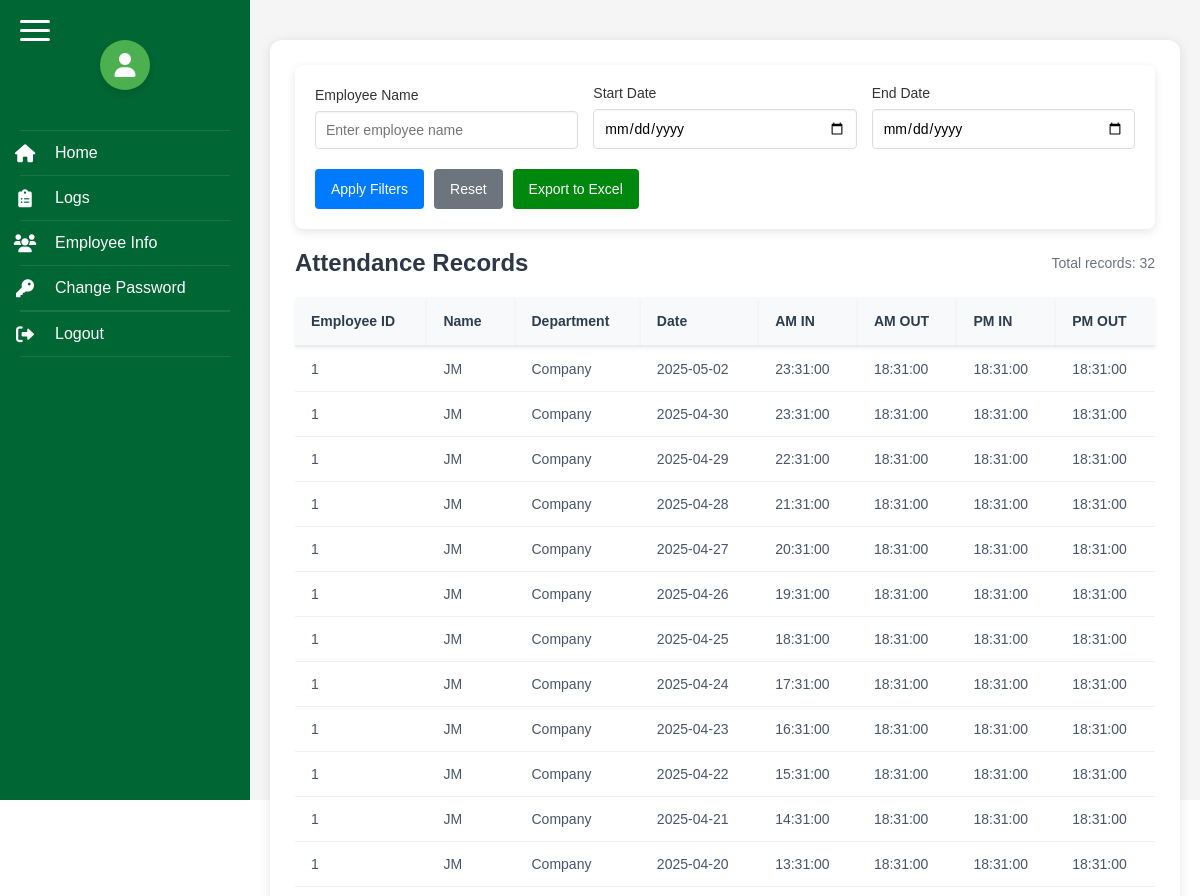
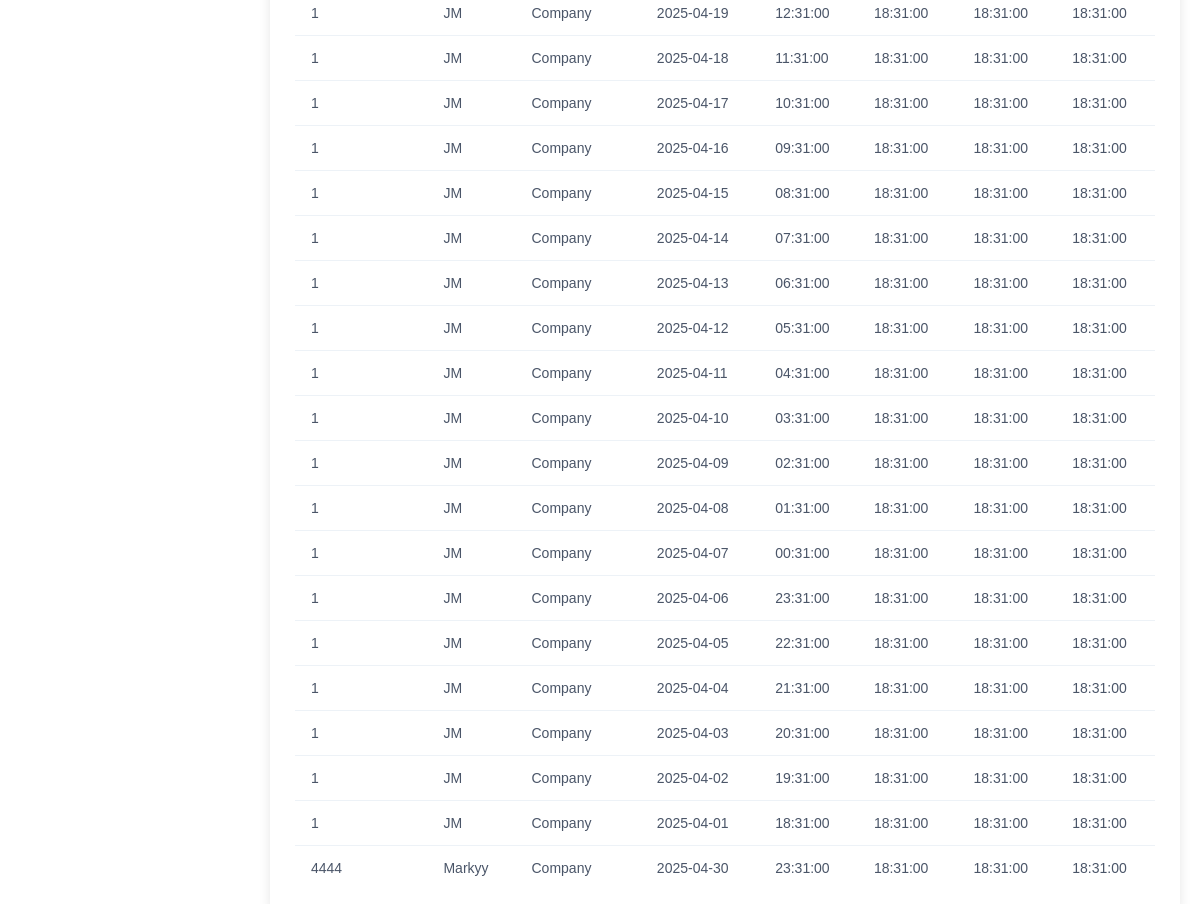
Page /logs.php (signed in) on the committed database (2 pictures, top to bottom).
### tables this page shows
CREATE TABLE `emp_rec` (
  `ID` int(11) NOT NULL,
  `EMP_ID` varchar(20) DEFAULT NULL,
  `AM_IN` time DEFAULT NULL,
  `AM_OUT` time DEFAULT NULL,
  `PM_IN` time DEFAULT NULL,
  `PM_OUT` time DEFAULT NULL,
  `DATE` date NOT NULL,
  `NOTE` varchar(255) DEFAULT NULL
);

CREATE TABLE `emp_info` (
  `ID` varchar(20) NOT NULL,
  `Name` varchar(50) NOT NULL,
  `DEPT` varchar(255) NOT NULL,
  `STATUS` varchar(20) NOT NULL
);

### logs.php (the view, shortened to what this page needs)
<?php
require_once 'includes/db_connect.php';
$filter_start_date = isset($_GET['start_date']) ? $_GET['start_date'] : '';
$filter_end_date = isset($_GET['end_date']) ? $_GET['end_date'] : '';
$filter_name = isset($_GET['employee_name']) ? $_GET['employee_name'] : '';
$query = "SELECT e.ID as EMP_ID, e.Name, e.DEPT, r.DATE, r.AM_IN, r.AM_OUT, r.PM_IN, r.PM_OUT
          FROM emp_info e
          LEFT JOIN emp_rec r ON e.ID = r.EMP_ID
          WHERE 1=1";
$params = [];
$query .= " ORDER BY e.ID, r.DATE DESC";
$stmt = $pdo->prepare($query);
$stmt->execute($params);
$records = $stmt->fetchAll(PDO::FETCH_ASSOC);
?>
<!DOCTYPE html>
<html>
<head>
    <link rel="stylesheet" href="https://cdnjs.cloudflare.com/ajax/libs/font-awesome/6.0.0/css/all.min.css">
</head>
<body>
    <?php include 'sidebar.php'; ?>
    <div class="main-content">
        <div class="logs-table">
            <div class="filter-container">
                <form method="GET" action="" class="filter-form">
                    <div class="filter-group">
                        <label class="filter-label">Employee Name</label>
                        <input type="text" name="employee_name" class="filter-input" value="<?php echo htmlspecialchars($filter_name); ?>" placeholder="Enter employee name">
                    </div>
                    <div class="filter-group">
                        <label class="filter-label">Start Date</label>
                        <input type="date" name="start_date" class="filter-input" value="<?php echo htmlspecialchars($filter_start_date); ?>">
                    </div>
                    <div class="filter-group">
                        <label class="filter-label">End Date</label>
                        <input type="date" name="end_date" class="filter-input" value="<?php echo htmlspecialchars($filter_end_date); ?>">
                    </div>
                    <div class="filter-actions">
                        <button type="submit" class="filter-button">Apply Filters</button>
                        <a href="logs.php" class="filter-button reset-button">Reset</a>
                        <button id="exportExcelBtn" class="export-button">Export to Excel</button>
                    </div>
                </form>
            </div>
            <div class="table-header">
                <h2 class="table-title">Attendance Records</h2>
                <div class="results-count">Total records: <?php echo count($records); ?></div>
            </div>
            <table>
                <thead>
                    <tr>
                        <th>Employee ID</th>
                        <th>Name</th>
                        <th>Department</th>
                        <th>Date</th>
                        <th>AM IN</th>
                        <th>AM OUT</th>
                        <th>PM IN</th>
                        <th>PM OUT</th>
                    </tr>
                </thead>
                <tbody>
                    <?php foreach ($records as $record): ?>
                    <tr>
                        <td><?php echo htmlspecialchars($record['EMP_ID']); ?></td>
                        <td><?php echo htmlspecialchars($record['Name']); ?></td>
                        <td><?php echo htmlspecialchars($record['DEPT']); ?></td>
                        <td><?php echo htmlspecialchars($record['DATE']); ?></td>
                        <td><?php echo htmlspecialchars($record['AM_IN'] ?? ''); ?></td>
                        <td><?php echo htmlspecialchars($record['AM_OUT'] ?? ''); ?></td>
                        <td><?php echo htmlspecialchars($record['PM_IN'] ?? ''); ?></td>
                        <td><?php echo htmlspecialchars($record['PM_OUT'] ?? ''); ?></td>
                    </tr>
                    <?php endforeach; ?>
                </tbody>
            </table>
        </div>
    </div>
</body>
</html>

### logs.php (style rules this page uses)
* { margin: 0; padding: 0; box-sizing: border-box; font-family: Arial, sans-serif; }
body { display: flex; min-height: 100vh; }
.main-content { flex: 1; padding: 20px; background-color: #f5f5f5; position: relative; }
.logs-table { background-color: white; padding: 25px; border-radius: 12px; box-shadow: 0 2px 12px rgba(0, 0, 0, 0.1); margin: 20px 0; }
.logs-table table { width: 100%; border-collapse: separate; border-spacing: 0; font-size: 14px; }
.logs-table thead { position: sticky; top: 90px; z-index: 99; }
.logs-table th { background-color: #f8f9fa; color: #2c3e50; font-weight: 600; padding: 16px; text-align: left; border-bottom: 2px solid #e9ecef; white-space: nowrap; box-shadow: 0 2px 4px rgba(0, 0, 0, 0.05); }
.logs-table td { padding: 14px 16px; border-bottom: 1px solid #edf2f7; color: #4a5568; }
.logs-table tbody tr:last-child td { border-bottom: none; }
.filter-container { position: sticky; top: 0; z-index: 100; margin-bottom: 20px; padding: 20px; background-color: #fff; border-radius: 8px; box-shadow: 0 3px 10px rgba(0, 0, 0, 0.1); }
.filter-form { display: flex; flex-wrap: wrap; gap: 15px; align-items: flex-end; }
.filter-group { flex: 1; min-width: 200px; }
.filter-label { display: block; margin-bottom: 8px; font-weight: 500; color: #333; font-size: 14px; }
.filter-input { width: 100%; padding: 10px; border: 1px solid #ddd; border-radius: 4px; font-size: 14px; box-shadow: inset 0 1px 2px rgba(0,0,0,0.05); }
.filter-actions { display: flex; gap: 10px; margin-top: 5px; }
.filter-button { background-color: #007bff; color: white; padding: 10px 16px; border: none; border-radius: 4px; cursor: pointer; font-size: 14px; transition: background-color 0.2s; flex-shrink: 0; height: 40px; display: flex; align-items: center; justify-content: center; }
.export-button { background-color:rgb(0, 135, 14); color: white; padding: 10px 16px; border: none; border-radius: 4px; cursor: pointer; font-size: 14px; transition: background-color 0.2s; flex-shrink: 0; height: 40px; display: flex; align-items: center; justify-content: center; }
.reset-button { background-color: #6c757d; text-decoration: none; color: white; }
.table-header { display: flex; justify-content: space-between; align-items: center; margin-bottom: 20px; }
.table-title { font-size: 1.5rem; color: #2d3748; font-weight: 600; }
.results-count { color: #6b7280; font-size: 14px; }

### sidebar.php (style rules this page uses)
* { margin: 0; padding: 0; box-sizing: border-box; font-family: Arial, sans-serif; }
body { position: sticky; display: flex; min-height: 100vh; height: 100vh; overflow-y: auto; }
.main-content { margin-left: 250px; flex: 1; padding: 20px; background-color: #f5f5f5; position: relative; }
button { display: inline-block; visibility: visible; z-index: 1000; }

### rows in the picture
emp_rec: EMP_ID.ID "1", EMP_ID.Name "JM", EMP_ID.DEPT "Company", DATE "2025-05-02", AM_IN "23:31:00", AM_OUT "18:31:00", PM_IN "18:31:00", PM_OUT "18:31:00"
emp_rec: EMP_ID.ID "1", EMP_ID.Name "JM", EMP_ID.DEPT "Company", DATE "2025-04-30", AM_IN "23:31:00", AM_OUT "18:31:00", PM_IN "18:31:00", PM_OUT "18:31:00"
emp_rec: EMP_ID.ID "1", EMP_ID.Name "JM", EMP_ID.DEPT "Company", DATE "2025-04-29", AM_IN "22:31:00", AM_OUT "18:31:00", PM_IN "18:31:00", PM_OUT "18:31:00"
emp_rec: EMP_ID.ID "1", EMP_ID.Name "JM", EMP_ID.DEPT "Company", DATE "2025-04-28", AM_IN "21:31:00", AM_OUT "18:31:00", PM_IN "18:31:00", PM_OUT "18:31:00"
emp_rec: EMP_ID.ID "1", EMP_ID.Name "JM", EMP_ID.DEPT "Company", DATE "2025-04-27", AM_IN "20:31:00", AM_OUT "18:31:00", PM_IN "18:31:00", PM_OUT "18:31:00"
emp_rec: EMP_ID.ID "1", EMP_ID.Name "JM", EMP_ID.DEPT "Company", DATE "2025-04-26", AM_IN "19:31:00", AM_OUT "18:31:00", PM_IN "18:31:00", PM_OUT "18:31:00"
emp_rec: EMP_ID.ID "1", EMP_ID.Name "JM", EMP_ID.DEPT "Company", DATE "2025-04-25", AM_IN "18:31:00", AM_OUT "18:31:00", PM_IN "18:31:00", PM_OUT "18:31:00"
emp_rec: EMP_ID.ID "1", EMP_ID.Name "JM", EMP_ID.DEPT "Company", DATE "2025-04-24", AM_IN "17:31:00", AM_OUT "18:31:00", PM_IN "18:31:00", PM_OUT "18:31:00"
emp_rec: EMP_ID.ID "1", EMP_ID.Name "JM", EMP_ID.DEPT "Company", DATE "2025-04-23", AM_IN "16:31:00", AM_OUT "18:31:00", PM_IN "18:31:00", PM_OUT "18:31:00"
emp_rec: EMP_ID.ID "1", EMP_ID.Name "JM", EMP_ID.DEPT "Company", DATE "2025-04-22", AM_IN "15:31:00", AM_OUT "18:31:00", PM_IN "18:31:00", PM_OUT "18:31:00"
emp_rec: EMP_ID.ID "1", EMP_ID.Name "JM", EMP_ID.DEPT "Company", DATE "2025-04-21", AM_IN "14:31:00", AM_OUT "18:31:00", PM_IN "18:31:00", PM_OUT "18:31:00"
emp_rec: EMP_ID.ID "1", EMP_ID.Name "JM", EMP_ID.DEPT "Company", DATE "2025-04-20", AM_IN "13:31:00", AM_OUT "18:31:00", PM_IN "18:31:00", PM_OUT "18:31:00"
emp_rec: EMP_ID.ID "1", EMP_ID.Name "JM", EMP_ID.DEPT "Company", DATE "2025-04-19", AM_IN "12:31:00", AM_OUT "18:31:00", PM_IN "18:31:00", PM_OUT "18:31:00"
emp_rec: EMP_ID.ID "1", EMP_ID.Name "JM", EMP_ID.DEPT "Company", DATE "2025-04-18", AM_IN "11:31:00", AM_OUT "18:31:00", PM_IN "18:31:00", PM_OUT "18:31:00"
emp_rec: EMP_ID.ID "1", EMP_ID.Name "JM", EMP_ID.DEPT "Company", DATE "2025-04-17", AM_IN "10:31:00", AM_OUT "18:31:00", PM_IN "18:31:00", PM_OUT "18:31:00"
emp_rec: EMP_ID.ID "1", EMP_ID.Name "JM", EMP_ID.DEPT "Company", DATE "2025-04-16", AM_IN "09:31:00", AM_OUT "18:31:00", PM_IN "18:31:00", PM_OUT "18:31:00"
emp_rec: EMP_ID.ID "1", EMP_ID.Name "JM", EMP_ID.DEPT "Company", DATE "2025-04-15", AM_IN "08:31:00", AM_OUT "18:31:00", PM_IN "18:31:00", PM_OUT "18:31:00"
emp_rec: EMP_ID.ID "1", EMP_ID.Name "JM", EMP_ID.DEPT "Company", DATE "2025-04-14", AM_IN "07:31:00", AM_OUT "18:31:00", PM_IN "18:31:00", PM_OUT "18:31:00"
emp_rec: EMP_ID.ID "1", EMP_ID.Name "JM", EMP_ID.DEPT "Company", DATE "2025-04-13", AM_IN "06:31:00", AM_OUT "18:31:00", PM_IN "18:31:00", PM_OUT "18:31:00"
emp_rec: EMP_ID.ID "1", EMP_ID.Name "JM", EMP_ID.DEPT "Company", DATE "2025-04-12", AM_IN "05:31:00", AM_OUT "18:31:00", PM_IN "18:31:00", PM_OUT "18:31:00"
emp_rec: EMP_ID.ID "1", EMP_ID.Name "JM", EMP_ID.DEPT "Company", DATE "2025-04-11", AM_IN "04:31:00", AM_OUT "18:31:00", PM_IN "18:31:00", PM_OUT "18:31:00"
emp_rec: EMP_ID.ID "1", EMP_ID.Name "JM", EMP_ID.DEPT "Company", DATE "2025-04-10", AM_IN "03:31:00", AM_OUT "18:31:00", PM_IN "18:31:00", PM_OUT "18:31:00"
emp_rec: EMP_ID.ID "1", EMP_ID.Name "JM", EMP_ID.DEPT "Company", DATE "2025-04-09", AM_IN "02:31:00", AM_OUT "18:31:00", PM_IN "18:31:00", PM_OUT "18:31:00"
emp_rec: EMP_ID.ID "1", EMP_ID.Name "JM", EMP_ID.DEPT "Company", DATE "2025-04-08", AM_IN "01:31:00", AM_OUT "18:31:00", PM_IN "18:31:00", PM_OUT "18:31:00"
emp_rec: EMP_ID.ID "1", EMP_ID.Name "JM", EMP_ID.DEPT "Company", DATE "2025-04-07", AM_IN "00:31:00", AM_OUT "18:31:00", PM_IN "18:31:00", PM_OUT "18:31:00"
emp_rec: EMP_ID.ID "1", EMP_ID.Name "JM", EMP_ID.DEPT "Company", DATE "2025-04-06", AM_IN "23:31:00", AM_OUT "18:31:00", PM_IN "18:31:00", PM_OUT "18:31:00"
emp_rec: EMP_ID.ID "1", EMP_ID.Name "JM", EMP_ID.DEPT "Company", DATE "2025-04-05", AM_IN "22:31:00", AM_OUT "18:31:00", PM_IN "18:31:00", PM_OUT "18:31:00"
emp_rec: EMP_ID.ID "1", EMP_ID.Name "JM", EMP_ID.DEPT "Company", DATE "2025-04-04", AM_IN "21:31:00", AM_OUT "18:31:00", PM_IN "18:31:00", PM_OUT "18:31:00"
emp_rec: EMP_ID.ID "1", EMP_ID.Name "JM", EMP_ID.DEPT "Company", DATE "2025-04-03", AM_IN "20:31:00", AM_OUT "18:31:00", PM_IN "18:31:00", PM_OUT "18:31:00"
emp_rec: EMP_ID.ID "1", EMP_ID.Name "JM", EMP_ID.DEPT "Company", DATE "2025-04-02", AM_IN "19:31:00", AM_OUT "18:31:00", PM_IN "18:31:00", PM_OUT "18:31:00"
emp_rec: EMP_ID.ID "1", EMP_ID.Name "JM", EMP_ID.DEPT "Company", DATE "2025-04-01", AM_IN "18:31:00", AM_OUT "18:31:00", PM_IN "18:31:00", PM_OUT "18:31:00"
emp_rec: EMP_ID.ID "4444", EMP_ID.Name "Markyy", EMP_ID.DEPT "Company", DATE "2025-04-30", AM_IN "23:31:00", AM_OUT "18:31:00", PM_IN "18:31:00", PM_OUT "18:31:00"

### other values in the picture
count($records) "32"
